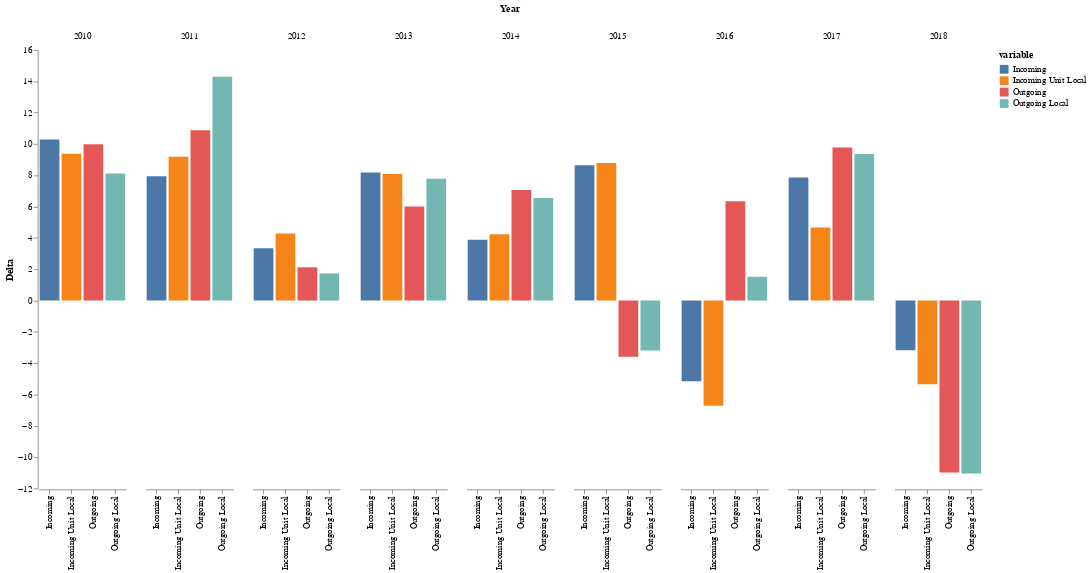

Notebook code for this chart:
### Code cell
# untuk contoh di bawah kita pilih perbandingannya di bulan ke 3 dari setiap tahun
alt.Chart(diff_yoy(3).melt('Year')).mark_bar().encode(
    alt.X('variable:N', axis=alt.Axis(title='')),
    alt.Y('value:Q', axis=alt.Axis(title='Delta', grid=False)),
    color=alt.Color('variable:N'),
    column='Year:O'
).configure_view(
    stroke='transparent'
).properties(height=500, width=100)

### Figure 1 — Vega-Lite specification as saved in the notebook (floating-point values rounded to 4 significant figures)
{"$schema": "https://vega.github.io/schema/vega-lite/v2.6.0.json", "config": {"view": {"height": 300, "stroke": "transparent", "width": 400}}, "data": {"name": "data-fe85e11bb40000b068dc37a26c0f72ea"}, "datasets": {"data-fe85e11bb40000b068dc37a26c0f72ea": [{"Year": 2009, "value": null, "variable": "Incoming"}, {"Year": 2010, "value": 10.28, "variable": "Incoming"}, {"Year": 2011, "value": 7.939, "variable": "Incoming"}, {"Year": 2012, "value": 3.34, "variable": "Incoming"}, {"Year": 2013, "value": 8.182, "variable": "Incoming"}, {"Year": 2014, "value": 3.877, "variable": "Incoming"}, {"Year": 2015, "value": 8.635, "variable": "Incoming"}, {"Year": 2016, "value": -5.146, "variable": "Incoming"}, {"Year": 2017, "value": 7.857, "variable": "Incoming"}, {"Year": 2018, "value": -3.174, "variable": "Incoming"}, {"Year": 2009, "value": null, "variable": "Incoming Unit Local"}, {"Year": 2010, "value": 9.369, "variable": "Incoming Unit Local"}, {"Year": 2011, "value": 9.189, "variable": "Incoming Unit Local"}, {"Year": 2012, "value": 4.276, "variable": "Incoming Unit Local"}, {"Year": 2013, "value": 8.075, "variable": "Incoming Unit Local"}, {"Year": 2014, "value": 4.231, "variable": "Incoming Unit Local"}, {"Year": 2015, "value": 8.786, "variable": "Incoming Unit Local"}, {"Year": 2016, "value": -6.723, "variable": "Incoming Unit Local"}, {"Year": 2017, "value": 4.663, "variable": "Incoming Unit Local"}, {"Year": 2018, "value": -5.34, "variable": "Incoming Unit Local"}, {"Year": 2009, "value": null, "variable": "Outgoing"}, {"Year": 2010, "value": 9.977, "variable": "Outgoing"}, {"Year": 2011, "value": 10.87, "variable": "Outgoing"}, {"Year": 2012, "value": 2.123, "variable": "Outgoing"}, {"Year": 2013, "value": 6.008, "variable": "Outgoing"}, {"Year": 2014, "value": 7.065, "variable": "Outgoing"}, {"Year": 2015, "value": -3.582, "variable": "Outgoing"}, {"Year": 2016, "value": 6.342, "variable": "Outgoing"}, {"Year": 2017, "value": 9.775, "variable": "Outgoing"}, {"Year": 2018, "value": -10.97, "variable": "Outgoing"}, {"Year": 2009, "value": null, "variable": "Outgoing Local"}, {"Year": 2010, "value": 8.111, "variable": "Outgoing Local"}, {"Year": 2011, "value": 14.29, "variable": "Outgoing Local"}, {"Year": 2012, "value": 1.731, "variable": "Outgoing Local"}, {"Year": 2013, "value": 7.772, "variable": "Outgoing Local"}, {"Year": 2014, "value": 6.541, "variable": "Outgoing Local"}, {"Year": 2015, "value": -3.181, "variable": "Outgoing Local"}, {"Year": 2016, "value": 1.518, "variable": "Outgoing Local"}, {"Year": 2017, "value": 9.358, "variable": "Outgoing Local"}, {"Year": 2018, "value": -11.04, "variable": "Outgoing Local"}]}, "encoding": {"color": {"field": "variable", "type": "nominal"}, "column": {"field": "Year", "type": "ordinal"}, "x": {"axis": {"title": ""}, "field": "variable", "type": "nominal"}, "y": {"axis": {"grid": false, "title": "Delta"}, "field": "value", "type": "quantitative"}}, "height": 500, "mark": "bar", "width": 100}
